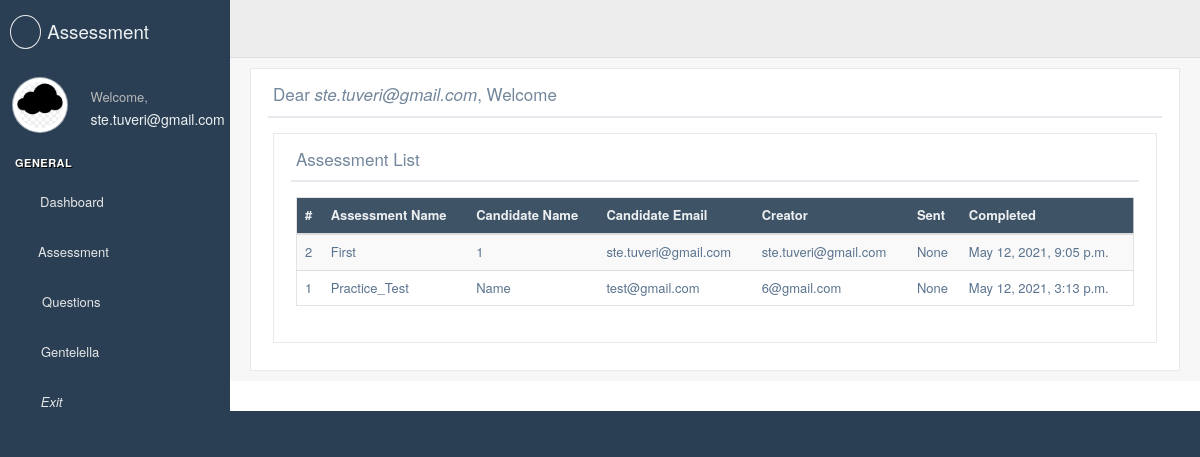
Page /assessment/director/assessment/ (signed in) on the earlier database version.
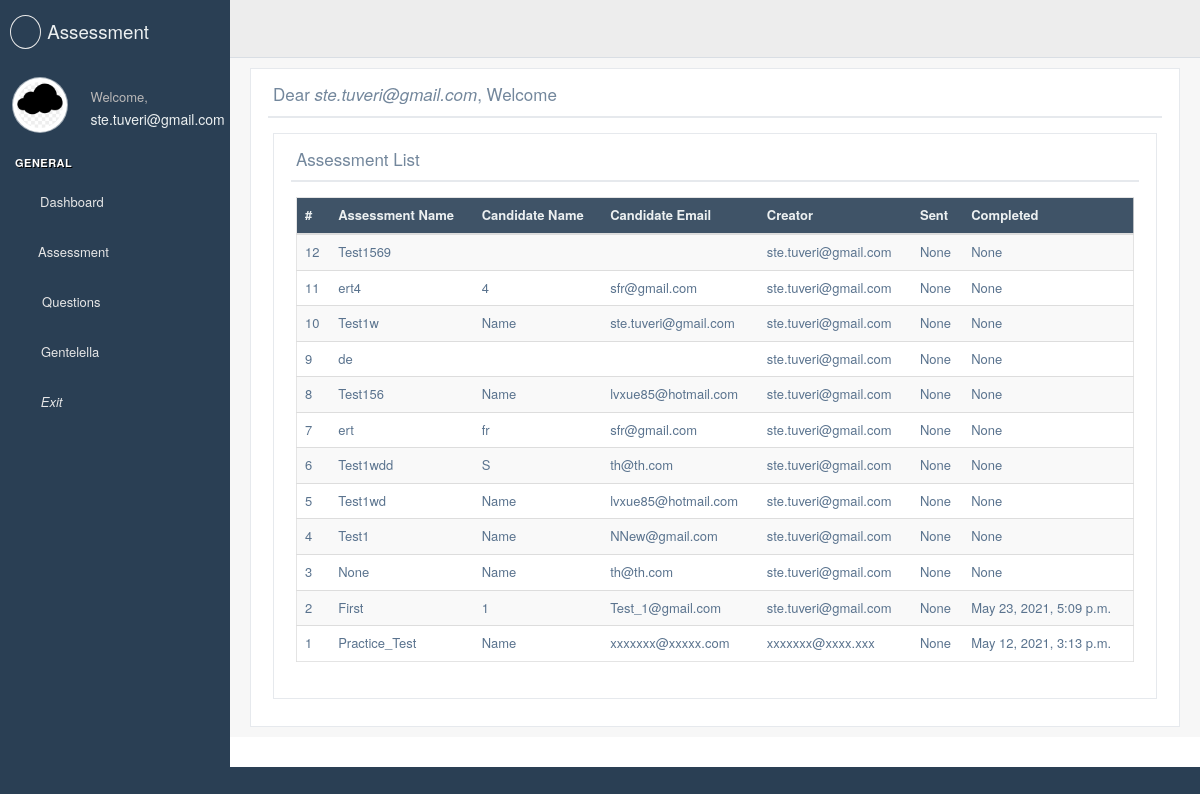
Same page on the later database version.
### assessment/models.py (models this page shows, shortened)
class Assessment(models.Model):
    YES_NO = ( ('Yes', 'Yes'), ('No', 'No'),)
    assessment_name = models.CharField(max_length=20, blank=True, null=True, unique=True)
    candidate_name = models.CharField(max_length=20, blank=True, null=True)
    candidate_surname = models.CharField(max_length=20, blank=True, null=True)
    candidate_email = models.EmailField(max_length=254, null=True, blank=True)
    slug = models.SlugField(max_length=40,null=True, blank=True)
    token = models.CharField(max_length=256, null=True, blank=True)
    creator_email = models.EmailField(max_length=254, null=True, blank=True)
    date_creation = models.DateTimeField(blank=True, null=True,)
    date_sent = models.DateTimeField(blank=True, null=True,)
    date_first_opened = models.DateTimeField(blank=True, null=True,)
    date_complete = models.DateTimeField(blank=True, null=True,)
    questions_selected = models.ManyToManyField(Question,null=True,blank=True)
    time_to_complete = models.IntegerField(blank=True, null=True)
    completed = models.CharField(max_length=3, blank=True, null=True, choices=YES_NO, default='No')
    answers = models.JSONField(blank=True, null=True)
    score = models.IntegerField(blank=True, null=True)

### assessment/views.py (the view)
# urls.py: path("director/assessment/", AssessmentListView.as_view(template_name='assessment/director/assessment_list.html'),
@method_decorator(login_required, name='dispatch')
class AssessmentListView(ListView):
    model = Assessment
    template_name = 'assessment/director/assessment_list.html'
    context_object_name = 'assessment_list_view'
    ordering = ['-pk']

### assessment/templates/assessment/director/assessment_list.html (shortened to what the changed rows need)
{% extends "base_custom.html" %}
{% load crispy_forms_tags %}
{% load static %}
{% block stylesheets %}
  {{ block.super }}
    <link rel="stylesheet" href="/static/build/css/cards.css">
{% endblock stylesheets %}
{% block content %}
  <div class="right_col" role="main">
    <div class="">
      <div class="row">
        <div class="col-md-12">
          <div class="x_panel">
            <div class="x_title">
                <h2>Dear <i>{{ user }}</i>, Welcome </h2>
            </div>
            <div class="x_content">
                <form method="post" action="">
                    <section class="">
                        <div class="row">
                        <div class="col-md-12 col-sm-12 col-xs-12">
                          <div class="x_panel">
                            <div class="x_title">
                              <h2>Assessment List <small>List of all the submitted Assessment</small></h2>
                            </div>
                            <div class="x_content">
                              <div class="table-responsive">
                                                    <table class="table table-striped jambo_table bulk_action">
                                                      <thead>
                                                        <tr class="headings">
                                                            <th class="column-title">#</th>
                                                            <th class="column-title">Assessment Name</th>
                                                            <th class="column-title">Candidate Name</th>
                                                            <th class="column-title">Candidate Email</th>
                                                            <th class="column-title">Creator</th>
                                                            <th class="column-title">Sent</th>
                                                            <th class="column-title">Completed</th>
                                                        </tr>
                                                      </thead>
                                                      <tbody>
                                                        {% for a in object_list %}
                                                        <tr class="even pointer">
                                                          <td class=" "><a href="{% url 'assessment_detail_view' a.pk %}"> {{ a.pk }} </a> </td>
                                                          <td class=" "><a href="{% url 'assessment_detail_view' a.pk %}"> {{ a.assessment_name }} </a> </td>
                                                          <td class=" "><a href="{% url 'assessment_detail_view' a.pk %}">{{ a.candidate_name }}</a> </td>
                                                          <td class=" "><a href="{% url 'assessment_detail_view' a.pk %}">{{ a.candidate_email }}</a> </td>
                                                          <td class=" "><a href="{% url 'assessment_detail_view' a.pk %}">{{ a.creator_email }}</a> </td>
                                                          <td class=" "><a href="{% url 'assessment_detail_view' a.pk %}">{{ a.date_sent }}</a> </td>
                                                          <td class=" "><a href="{% url 'assessment_detail_view' a.pk %}">{{ a.date_complete }}</a> </td>
                                                        </tr>
                                                        {% endfor %}
                                                      </tbody>
                                                    </table>
                                                  </div>
                            </div>
                          </div>
                        </div>
                      </div>
                    </section>
                </form>
            </div>
          </div>
        </div>
      </div>
    </div>
  </div>
{% endblock content %}

Differences in the rows shown:
added Assessment: pk "12", assessment_name "Test1569", creator_email "ste.tuveri@gmail.com", date_sent "None", date_complete "None"
added Assessment: pk "11", assessment_name "ert4", candidate_name "4", candidate_email "sfr@gmail.com", creator_email "ste.tuveri@gmail.com", date_sent "None", date_complete "None"
added Assessment: pk "10", assessment_name "Test1w", candidate_name "Name", candidate_email "ste.tuveri@gmail.com", creator_email "ste.tuveri@gmail.com", date_sent "None", date_complete "None"
added Assessment: pk "9", assessment_name "de", creator_email "ste.tuveri@gmail.com", date_sent "None", date_complete "None"
added Assessment: pk "8", assessment_name "Test156", candidate_name "Name", candidate_email "lvxue85@hotmail.com", creator_email "ste.tuveri@gmail.com", date_sent "None", date_complete "None"
added Assessment: pk "7", assessment_name "ert", candidate_name "fr", candidate_email "sfr@gmail.com", creator_email "ste.tuveri@gmail.com", date_sent "None", date_complete "None"
added Assessment: pk "6", assessment_name "Test1wdd", candidate_name "S", candidate_email "th@th.com", creator_email "ste.tuveri@gmail.com", date_sent "None", date_complete "None"
added Assessment: pk "5", assessment_name "Test1wd", candidate_name "Name", candidate_email "lvxue85@hotmail.com", creator_email "ste.tuveri@gmail.com", date_sent "None", date_complete "None"
added Assessment: pk "4", assessment_name "Test1", candidate_name "Name", candidate_email "NNew@gmail.com", creator_email "ste.tuveri@gmail.com", date_sent "None", date_complete "None"
added Assessment: pk "3", assessment_name "None", candidate_name "Name", candidate_email "th@th.com", creator_email "ste.tuveri@gmail.com", date_sent "None", date_complete "None"
changed Assessment "First": candidate_email "ste.tuveri@gmail.com" → "Test_1@gmail.com"; date_complete "May 12, 2021, 9:05 p.m." → "May 23, 2021, 5:09 p.m."
changed Assessment "Practice_Test": candidate_email "test@gmail.com" → "xxxxxxx@xxxxx.com"; creator_email "6@gmail.com" → "xxxxxxx@xxxx.xxx"
